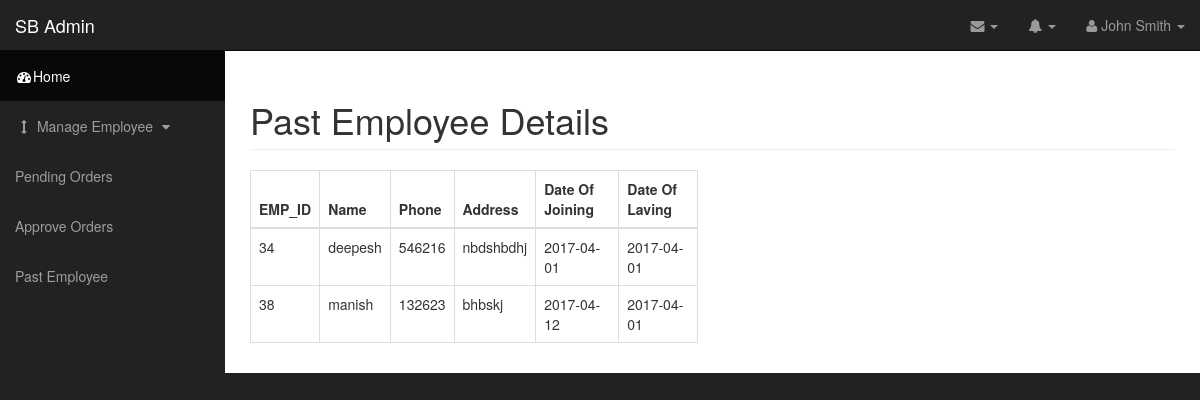
/oldemployee.php, run on the app's committed database.
### tables this page shows
CREATE TABLE `pastemployeedetails` (
  `emp_id` int(100) NOT NULL,
  `name` varchar(100) NOT NULL,
  `phone` int(11) NOT NULL,
  `address` varchar(100) NOT NULL,
  `doj` date NOT NULL,
  `dor` date NOT NULL
);

### oldemployee.php (the view, shortened to what this page needs)
<?php
	include 'dbConfig.php';
?>
<!DOCTYPE html>
<html>
<head>
    <link href="css/bootstrap.min.css" rel="stylesheet">
    <link href="css/sb-admin.css" rel="stylesheet">
    <link href="css/plugins/morris.css" rel="stylesheet">
    <link href="font-awesome/css/font-awesome.min.css" rel="stylesheet" type="text/css">
</head>
<body>
	<div id="wrapper">
        <nav class="navbar navbar-inverse navbar-fixed-top" role="navigation">
            <div class="navbar-header">
                <a class="navbar-brand" href="index.html">SB Admin</a>
            </div>
            <ul class="nav navbar-right top-nav">
                <li class="dropdown">
                    <a href="#" class="dropdown-toggle" data-toggle="dropdown"><i class="fa fa-envelope"></i> <b class="caret"></b></a>
                </li>
                <li class="dropdown">
                    <a href="#" class="dropdown-toggle" data-toggle="dropdown"><i class="fa fa-bell"></i> <b class="caret"></b></a>
                </li>
                <li class="dropdown">
                    <a href="#" class="dropdown-toggle" data-toggle="dropdown"><i class="fa fa-user"></i> John Smith <b class="caret"></b></a>
                </li>
            </ul>
            <div class="collapse navbar-collapse navbar-ex1-collapse">
                <ul class="nav navbar-nav side-nav">
                    <li class="active">
                        <a href="home.php"><i class="fa fa-fw fa-dashboard"></i>Home</a>
                    </li>
                    <li>
                        <a href="javascript:;" data-toggle="collapse" data-target="#demo"><i class="fa fa-fw fa-arrows-v"></i> Manage Employee <i class="fa fa-fw fa-caret-down"></i></a>
                        <li>
                        <a href="pendingorders.php" data-toggle="collapse" data-target="#demo"></i> Pending Orders </a>
                    </li>
                    <li>
                        <a href="approveorder.php" data-toggle="collapse" data-target="#demo"></i> Approve Orders </a>
                    </li>
                    <li>
                        <a href="oldemployee.php" data-toggle="collapse" data-target="#demo"></i> Past Employee </a>
                    </li>
                    </li>
                </ul>
            </div>
        </nav>
        <div id="page-wrapper">
            <div class="container-fluid">
                <div class="row">
                    <div class="col-lg-12">
                        <h1 class="page-header">
                            Past Employee Details
                        </h1>
                    </div>
                </div>
                <div class="row">
                    <div class="col-lg-6">
                        <div class="table-responsive">
                            <table class="table table-bordered table-hover">
                                <thead>
                                    <tr>
                                        <th>EMP_ID</th>
                                        <th>Name</th>
                                        <th>Phone</th>
                                        <th>Address</th>
                                        <th>Date Of Joining</th>
                                        <th>Date Of Laving</th>
                                    </tr>
                                </thead>
                                <tbody>
                                    <?php
                                        $query = $db->query("SELECT * FROM pastemployeedetails");
                                        if($query->num_rows > 0){
                                            while($row = $query->fetch_assoc()){
                                    ?>
                                    <tr>
                                        <td><?php echo $row['emp_id']; ?></td>
                                        <td><?php echo $row['name']; ?></td>
                                        <td><?php echo $row['phone']; ?></td>
                                        <td><?php echo $row['address']; ?></td>
                                        <td><?php echo $row['doj']; ?></td>
                                        <td><?php echo $row['dor']; ?></td>
                                    </tr>
                                    <?php } } else {?>
                                    <tr><td>No Employee(s) found
                                    <?php } ?>
                                </tbody></td></tr>
                            </table>
                        </div>
                    </div>  </td></tr>
                </div>
            </div>
        </div>
    </div>
    </body>
</html>

### css/sb-admin.css (style rules this page uses)
body { margin-top: 100px; background-color: #222; }
@media (min-width:768px) { body { margin-top: 50px; } }
#wrapper { padding-left: 0; }
#page-wrapper { width: 100%; padding: 0; background-color: #fff; }
@media (min-width:768px) { #wrapper { padding-left: 225px; } }
@media (min-width:768px) { #page-wrapper { padding: 10px; } }
.top-nav { padding: 0 15px; }
.top-nav>li { display: inline-block; float: left; }
.top-nav>li>a { padding-top: 15px; padding-bottom: 15px; line-height: 20px; color: #999; }
@media (min-width:768px) { .side-nav { position: fixed; top: 51px; left: 225px; width: 225px; margin-left: -225px; border: none; border-radius: 0; overflow-y: auto; background-color: #222; bottom: 0; overflow-x: hidden; padding-bottom: 40px; } }
@media (min-width:768px) { .side-nav>li>a { width: 225px; } }

### data on the page
pastemployeedetails: emp_id "34", name "deepesh", phone "546216", address "nbdshbdhj", doj "2017-04-01", dor "2017-04-01"
pastemployeedetails: emp_id "38", name "manish", phone "132623", address "bhbskj", doj "2017-04-12", dor "2017-04-01"
